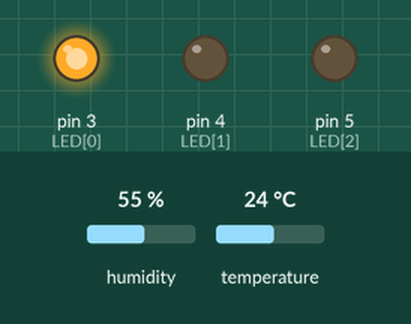
This sketch was run on a simulated Arduino Uno, built with avr-gcc and run on an emulated ATmega328P. On the bench: output pins drawn as LEDs (lit = HIGH). The test bench sets the inputs (shaded band); at power-on: humidity 55 %, temperature 24 °C. What the sketch prints to the serial monitor is not drawn.

Above: at 2.8 s.
2.9 s: humidity set to 64 %
5.6 s: humidity set to 67 %
At 7.4 s:
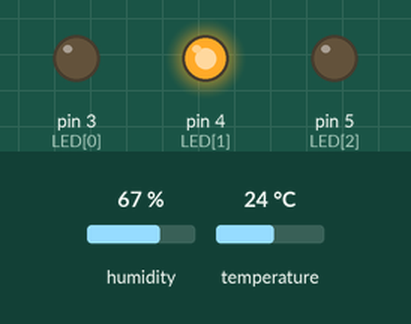
8.3 s: temperature set to 26 °C
11.3 s: temperature set to 29 °C
At 13.6 s:
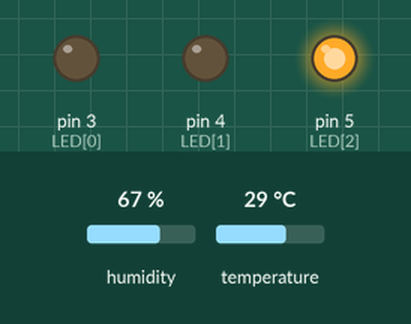
14.0 s: humidity set to 22 %
At 14.9 s:
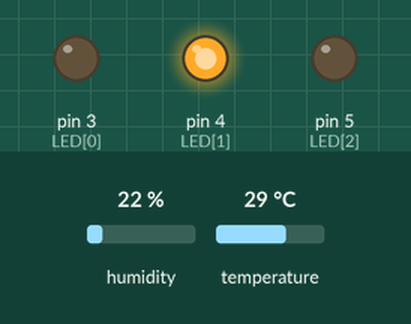
16.7 s: humidity set to 68 %
At 18.6 s:
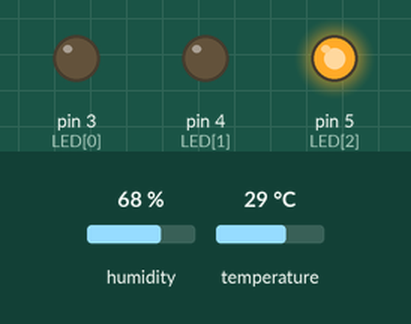
Timing chart, 0 to 20.1 s (numbered marks = the images above; inputs shaded):
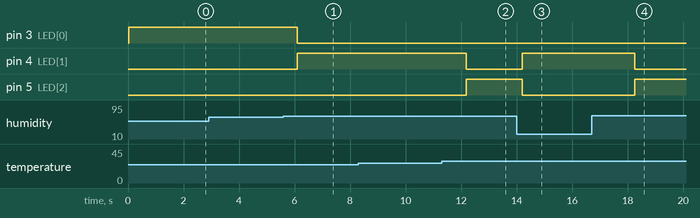

Measured:
- the behaviour switches between 65 and 66 % on humidity (found by bisection; images 0 and 1)
- the behaviour switches between 27 and 28 °C on temperature (found by bisection; images 1 and 2)
- after the input at 2.9 s, every drawn part: stays the same
- after the input at 5.6 s, pin 3 (LED[0]): HIGH → LOW after 0.50 s; pin 4 (LED[1]): LOW → HIGH after 0.50 s
- after the input at 8.3 s, every drawn part: stays the same
- after the input at 11.3 s, pin 4 (LED[1]): HIGH → LOW after 0.88 s; pin 5 (LED[2]): LOW → HIGH after 0.88 s
- after the input at 14.0 s, pin 4 (LED[1]): LOW → HIGH after 0.20 s; pin 5 (LED[2]): HIGH → LOW after 0.20 s
- after the input at 16.7 s, pin 4 (LED[1]): HIGH → LOW after 1.6 s; pin 5 (LED[2]): LOW → HIGH after 1.6 s

The sketch:

bai6_4.ino
```cpp
#include <DHT.h>
const byte LED[5] = {3, 4, 5};
const byte DHT_PIN = 2;
const byte DHT_TYPE = DHT11;

DHT dht(DHT_PIN, DHT_TYPE);

void setup() {
  Serial.begin(9600);
  dht.begin();

  for (int i = 0; i < 8; i++) {
    pinMode(LED[i], OUTPUT);
    digitalWrite(LED[i], LOW);
  }
}

void loop() {
  float h = dht.readHumidity();
  float t = dht.readTemperature();

  Serial.print("Nhiet do: ");
  Serial.print(t); Serial.print("°C");
  Serial.print(". ");
  Serial.print("Do am: ");
  Serial.print(h); Serial.println("%");
  Serial.println();

  if ((t < 27) && (h < 65))
  {
    Serial.println("Led Xanh");
    digitalWrite(LED[0], HIGH);
    digitalWrite(LED[1], LOW);
    digitalWrite(LED[2], LOW);
  }

  else if (((t < 27) && (h > 65)) || ((t > 27) && (h < 65)))
  {
    Serial.println("Led Vàng");
    digitalWrite(LED[0], LOW);
    digitalWrite(LED[1], HIGH);
    digitalWrite(LED[2], LOW);
  }

  else if ((t > 27) && (h > 65))
  {
    Serial.println("Led Đỏ");
    digitalWrite(LED[0], LOW);
    digitalWrite(LED[1], LOW);
    digitalWrite(LED[2], HIGH);
  }
  delay(1000);
}
```
